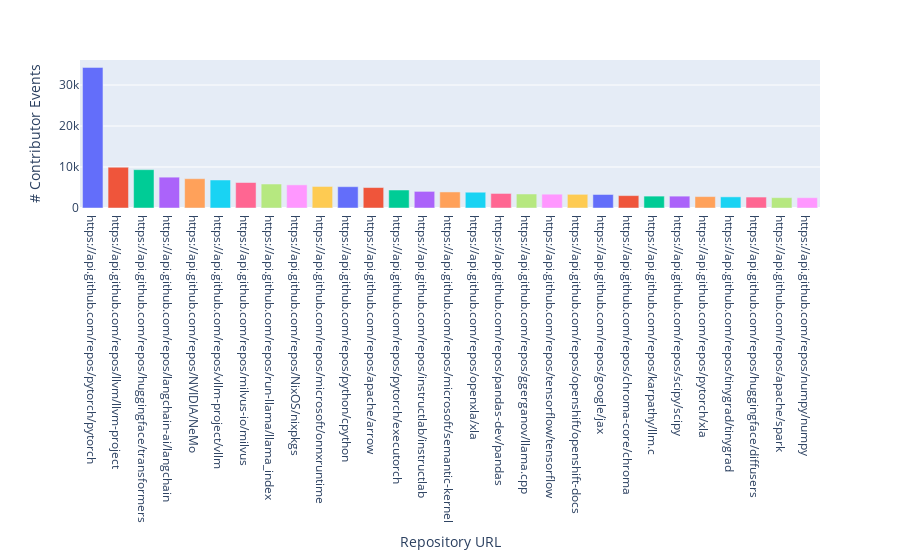

Notebook code cell kept with this figure:
### Code cell
df_fig_rec = repo_event_counts.to_frame().rename(columns={"repo_git": "count"})
print(df_fig_rec)
df_fig_rec = df_fig_rec[df_fig_rec["count"] > 2500]

fig_rec = px.bar(
    data_frame=df_fig_rec,
    color=df_fig_rec.index,
    labels={
                    "value": "# Contributor Events",
                    "repo_git": "Repository URL"
                },
)
fig_rec.update_layout(showlegend=False)
fig_rec.write_image("general_repository_eventcount.jpeg")
fig_rec

### Figure 1 — Plotly figure (JSON) as saved in the notebook; plotly's stock layout.template omitted (floating-point values rounded to 4 significant figures)
{"data": [{"alignmentgroup": "True", "hovertemplate": "Repository URL=%{x}<br># Contributor Events=%{y}<extra></extra>", "legendgroup": "https://api.github.com/repos/pytorch/pytorch", "marker": {"color": "#636efa", "pattern": {"shape": ""}}, "name": "https://api.github.com/repos/pytorch/pytorch", "offsetgroup": "https://api.github.com/repos/pytorch/pytorch", "orientation": "v", "showlegend": true, "textposition": "auto", "type": "bar", "x": ["https://api.github.com/repos/pytorch/pytorch"], "xaxis": "x", "y": [34299], "yaxis": "y"}, {"alignmentgroup": "True", "hovertemplate": "Repository URL=%{x}<br># Contributor Events=%{y}<extra></extra>", "legendgroup": "https://api.github.com/repos/llvm/llvm-project", "marker": {"color": "#EF553B", "pattern": {"shape": ""}}, "name": "https://api.github.com/repos/llvm/llvm-project", "offsetgroup": "https://api.github.com/repos/llvm/llvm-project", "orientation": "v", "showlegend": true, "textposition": "auto", "type": "bar", "x": ["https://api.github.com/repos/llvm/llvm-project"], "xaxis": "x", "y": [9943], "yaxis": "y"}, {"alignmentgroup": "True", "hovertemplate": "Repository URL=%{x}<br># Contributor Events=%{y}<extra></extra>", "legendgroup": "https://api.github.com/repos/huggingface/transformers", "marker": {"color": "#00cc96", "pattern": {"shape": ""}}, "name": "https://api.github.com/repos/huggingface/transformers", "offsetgroup": "https://api.github.com/repos/huggingface/transformers", "orientation": "v", "showlegend": true, "textposition": "auto", "type": "bar", "x": ["https://api.github.com/repos/huggingface/transformers"], "xaxis": "x", "y": [9352], "yaxis": "y"}, {"alignmentgroup": "True", "hovertemplate": "Repository URL=%{x}<br># Contributor Events=%{y}<extra></extra>", "legendgroup": "https://api.github.com/repos/langchain-ai/langchain", "marker": {"color": "#ab63fa", "pattern": {"shape": ""}}, "name": "https://api.github.com/repos/langchain-ai/langchain", "offsetgroup": "https://api.github.com/repos/langchain-ai/langchain", "orientation": "v", "showlegend": true, "textposition": "auto", "type": "bar", "x": ["https://api.github.com/repos/langchain-ai/langchain"], "xaxis": "x", "y": [7522], "yaxis": "y"}, {"alignmentgroup": "True", "hovertemplate": "Repository URL=%{x}<br># Contributor Events=%{y}<extra></extra>", "legendgroup": "https://api.github.com/repos/NVIDIA/NeMo", "marker": {"color": "#FFA15A", "pattern": {"shape": ""}}, "name": "https://api.github.com/repos/NVIDIA/NeMo", "offsetgroup": "https://api.github.com/repos/NVIDIA/NeMo", "orientation": "v", "showlegend": true, "textposition": "auto", "type": "bar", "x": ["https://api.github.com/repos/NVIDIA/NeMo"], "xaxis": "x", "y": [7150], "yaxis": "y"}, {"alignmentgroup": "True", "hovertemplate": "Repository URL=%{x}<br># Contributor Events=%{y}<extra></extra>", "legendgroup": "https://api.github.com/repos/vllm-project/vllm", "marker": {"color": "#19d3f3", "pattern": {"shape": ""}}, "name": "https://api.github.com/repos/vllm-project/vllm", "offsetgroup": "https://api.github.com/repos/vllm-project/vllm", "orientation": "v", "showlegend": true, "textposition": "auto", "type": "bar", "x": ["https://api.github.com/repos/vllm-project/vllm"], "xaxis": "x", "y": [6834], "yaxis": "y"}, {"alignmentgroup": "True", "hovertemplate": "Repository URL=%{x}<br># Contributor Events=%{y}<extra></extra>", "legendgroup": "https://api.github.com/repos/milvus-io/milvus", "marker": {"color": "#FF6692", "pattern": {"shape": ""}}, "name": "https://api.github.com/repos/milvus-io/milvus", "offsetgroup": "https://api.github.com/repos/milvus-io/milvus", "orientation": "v", "showlegend": true, "textposition": "auto", "type": "bar", "x": ["https://api.github.com/repos/milvus-io/milvus"], "xaxis": "x", "y": [6220], "yaxis": "y"}, {"alignmentgroup": "True", "hovertemplate": "Repository URL=%{x}<br># Contributor Events=%{y}<extra></extra>", "legendgroup": "https://api.github.com/repos/run-llama/llama_index", "marker": {"color": "#B6E880", "pattern": {"shape": ""}}, "name": "https://api.github.com/repos/run-llama/llama_index", "offsetgroup": "https://api.github.com/repos/run-llama/llama_index", "orientation": "v", "showlegend": true, "textposition": "auto", "type": "bar", "x": ["https://api.github.com/repos/run-llama/llama_index"], "xaxis": "x", "y": [5853], "yaxis": "y"}, {"alignmentgroup": "True", "hovertemplate": "Repository URL=%{x}<br># Contributor Events=%{y}<extra></extra>", "legendgroup": "https://api.github.com/repos/NixOS/nixpkgs", "marker": {"color": "#FF97FF", "pattern": {"shape": ""}}, "name": "https://api.github.com/repos/NixOS/nixpkgs", "offsetgroup": "https://api.github.com/repos/NixOS/nixpkgs", "orientation": "v", "showlegend": true, "textposition": "auto", "type": "bar", "x": ["https://api.github.com/repos/NixOS/nixpkgs"], "xaxis": "x", "y": [5639], "yaxis": "y"}, {"alignmentgroup": "True", "hovertemplate": "Repository URL=%{x}<br># Contributor Events=%{y}<extra></extra>", "legendgroup": "https://api.github.com/repos/microsoft/onnxruntime", "marker": {"color": "#FECB52", "pattern": {"shape": ""}}, "name": "https://api.github.com/repos/microsoft/onnxruntime", "offsetgroup": "https://api.github.com/repos/microsoft/onnxruntime", "orientation": "v", "showlegend": true, "textposition": "auto", "type": "bar", "x": ["https://api.github.com/repos/microsoft/onnxruntime"], "xaxis": "x", "y": [5251], "yaxis": "y"}, {"alignmentgroup": "True", "hovertemplate": "Repository URL=%{x}<br># Contributor Events=%{y}<extra></extra>", "legendgroup": "https://api.github.com/repos/python/cpython", "marker": {"color": "#636efa", "pattern": {"shape": ""}}, "name": "https://api.github.com/repos/python/cpython", "offsetgroup": "https://api.github.com/repos/python/cpython", "orientation": "v", "showlegend": true, "textposition": "auto", "type": "bar", "x": ["https://api.github.com/repos/python/cpython"], "xaxis": "x", "y": [5199], "yaxis": "y"}, {"alignmentgroup": "True", "hovertemplate": "Repository URL=%{x}<br># Contributor Events=%{y}<extra></extra>", "legendgroup": "https://api.github.com/repos/apache/arrow", "marker": {"color": "#EF553B", "pattern": {"shape": ""}}, "name": "https://api.github.com/repos/apache/arrow", "offsetgroup": "https://api.github.com/repos/apache/arrow", "orientation": "v", "showlegend": true, "textposition": "auto", "type": "bar", "x": ["https://api.github.com/repos/apache/arrow"], "xaxis": "x", "y": [4990], "yaxis": "y"}, {"alignmentgroup": "True", "hovertemplate": "Repository URL=%{x}<br># Contributor Events=%{y}<extra></extra>", "legendgroup": "https://api.github.com/repos/pytorch/executorch", "marker": {"color": "#00cc96", "pattern": {"shape": ""}}, "name": "https://api.github.com/repos/pytorch/executorch", "offsetgroup": "https://api.github.com/repos/pytorch/executorch", "orientation": "v", "showlegend": true, "textposition": "auto", "type": "bar", "x": ["https://api.github.com/repos/pytorch/executorch"], "xaxis": "x", "y": [4390], "yaxis": "y"}, {"alignmentgroup": "True", "hovertemplate": "Repository URL=%{x}<br># Contributor Events=%{y}<extra></extra>", "legendgroup": "https://api.github.com/repos/instructlab/instructlab", "marker": {"color": "#ab63fa", "pattern": {"shape": ""}}, "name": "https://api.github.com/repos/instructlab/instructlab", "offsetgroup": "https://api.github.com/repos/instructlab/instructlab", "orientation": "v", "showlegend": true, "textposition": "auto", "type": "bar", "x": ["https://api.github.com/repos/instructlab/instructlab"], "xaxis": "x", "y": [4053], "yaxis": "y"}, {"alignmentgroup": "True", "hovertemplate": "Repository URL=%{x}<br># Contributor Events=%{y}<extra></extra>", "legendgroup": "https://api.github.com/repos/microsoft/semantic-kernel", "marker": {"color": "#FFA15A", "pattern": {"shape": ""}}, "name": "https://api.github.com/repos/microsoft/semantic-kernel", "offsetgroup": "https://api.github.com/repos/microsoft/semantic-kernel", "orientation": "v", "showlegend": true, "textposition": "auto", "type": "bar", "x": ["https://api.github.com/repos/microsoft/semantic-kernel"], "xaxis": "x", "y": [3919], "yaxis": "y"}, {"alignmentgroup": "True", "hovertemplate": "Repository URL=%{x}<br># Contributor Events=%{y}<extra></extra>", "legendgroup": "https://api.github.com/repos/openxla/xla", "marker": {"color": "#19d3f3", "pattern": {"shape": ""}}, "name": "https://api.github.com/repos/openxla/xla", "offsetgroup": "https://api.github.com/repos/openxla/xla", "orientation": "v", "showlegend": true, "textposition": "auto", "type": "bar", "x": ["https://api.github.com/repos/openxla/xla"], "xaxis": "x", "y": [3846], "yaxis": "y"}, {"alignmentgroup": "True", "hovertemplate": "Repository URL=%{x}<br># Contributor Events=%{y}<extra></extra>", "legendgroup": "https://api.github.com/repos/pandas-dev/pandas", "marker": {"color": "#FF6692", "pattern": {"shape": ""}}, "name": "https://api.github.com/repos/pandas-dev/pandas", "offsetgroup": "https://api.github.com/repos/pandas-dev/pandas", "orientation": "v", "showlegend": true, "textposition": "auto", "type": "bar", "x": ["https://api.github.com/repos/pandas-dev/pandas"], "xaxis": "x", "y": [3548], "yaxis": "y"}, {"alignmentgroup": "True", "hovertemplate": "Repository URL=%{x}<br># Contributor Events=%{y}<extra></extra>", "legendgroup": "https://api.github.com/repos/ggerganov/llama.cpp", "marker": {"color": "#B6E880", "pattern": {"shape": ""}}, "name": "https://api.github.com/repos/ggerganov/llama.cpp", "offsetgroup": "https://api.github.com/repos/ggerganov/llama.cpp", "orientation": "v", "showlegend": true, "textposition": "auto", "type": "bar", "x": ["https://api.github.com/repos/ggerganov/llama.cpp"], "xaxis": "x", "y": [3418], "yaxis": "y"}, {"alignmentgroup": "True", "hovertemplate": "Repository URL=%{x}<br># Contributor Events=%{y}<extra></extra>", "legendgroup": "https://api.github.com/repos/tensorflow/tensorflow", "marker": {"color": "#FF97FF", "pattern": {"shape": ""}}, "name": "https://api.github.com/repos/tensorflow/tensorflow", "offsetgroup": "https://api.github.com/repos/tensorflow/tensorflow", "orientation": "v", "showlegend": true, "textposition": "auto", "type": "bar", "x": ["https://api.github.com/repos/tensorflow/tensorflow"], "xaxis": "x", "y": [3369], "yaxis": "y"}, {"alignmentgroup": "True", "hovertemplate": "Repository URL=%{x}<br># Contributor Events=%{y}<extra></extra>", "legendgroup": "https://api.github.com/repos/openshift/openshift-docs", "marker": {"color": "#FECB52", "pattern": {"shape": ""}}, "name": "https://api.github.com/repos/openshift/openshift-docs", "offsetgroup": "https://api.github.com/repos/openshift/openshift-docs", "orientation": "v", "showlegend": true, "textposition": "auto", "type": "bar", "x": ["https://api.github.com/repos/openshift/openshift-docs"], "xaxis": "x", "y": [3334], "yaxis": "y"}, {"alignmentgroup": "True", "hovertemplate": "Repository URL=%{x}<br># Contributor Events=%{y}<extra></extra>", "legendgroup": "https://api.github.com/repos/google/jax", "marker": {"color": "#636efa", "pattern": {"shape": ""}}, "name": "https://api.github.com/repos/google/jax", "offsetgroup": "https://api.github.com/repos/google/jax", "orientation": "v", "showlegend": true, "textposition": "auto", "type": "bar", "x": ["https://api.github.com/repos/google/jax"], "xaxis": "x", "y": [3295], "yaxis": "y"}, {"alignmentgroup": "True", "hovertemplate": "Repository URL=%{x}<br># Contributor Events=%{y}<extra></extra>", "legendgroup": "https://api.github.com/repos/chroma-core/chroma", "marker": {"color": "#EF553B", "pattern": {"shape": ""}}, "name": "https://api.github.com/repos/chroma-core/chroma", "offsetgroup": "https://api.github.com/repos/chroma-core/chroma", "orientation": "v", "showlegend": true, "textposition": "auto", "type": "bar", "x": ["https://api.github.com/repos/chroma-core/chroma"], "xaxis": "x", "y": [3022], "yaxis": "y"}, {"alignmentgroup": "True", "hovertemplate": "Repository URL=%{x}<br># Contributor Events=%{y}<extra></extra>", "legendgroup": "https://api.github.com/repos/karpathy/llm.c", "marker": {"color": "#00cc96", "pattern": {"shape": ""}}, "name": "https://api.github.com/repos/karpathy/llm.c", "offsetgroup": "https://api.github.com/repos/karpathy/llm.c", "orientation": "v", "showlegend": true, "textposition": "auto", "type": "bar", "x": ["https://api.github.com/repos/karpathy/llm.c"], "xaxis": "x", "y": [2901], "yaxis": "y"}, {"alignmentgroup": "True", "hovertemplate": "Repository URL=%{x}<br># Contributor Events=%{y}<extra></extra>", "legendgroup": "https://api.github.com/repos/scipy/scipy", "marker": {"color": "#ab63fa", "pattern": {"shape": ""}}, "name": "https://api.github.com/repos/scipy/scipy", "offsetgroup": "https://api.github.com/repos/scipy/scipy", "orientation": "v", "showlegend": true, "textposition": "auto", "type": "bar", "x": ["https://api.github.com/repos/scipy/scipy"], "xaxis": "x", "y": [2894], "yaxis": "y"}, {"alignmentgroup": "True", "hovertemplate": "Repository URL=%{x}<br># Contributor Events=%{y}<extra></extra>", "legendgroup": "https://api.github.com/repos/pytorch/xla", "marker": {"color": "#FFA15A", "pattern": {"shape": ""}}, "name": "https://api.github.com/repos/pytorch/xla", "offsetgroup": "https://api.github.com/repos/pytorch/xla", "orientation": "v", "showlegend": true, "textposition": "auto", "type": "bar", "x": ["https://api.github.com/repos/pytorch/xla"], "xaxis": "x", "y": [2785], "yaxis": "y"}, {"alignmentgroup": "True", "hovertemplate": "Repository URL=%{x}<br># Contributor Events=%{y}<extra></extra>", "legendgroup": "https://api.github.com/repos/tinygrad/tinygrad", "marker": {"color": "#19d3f3", "pattern": {"shape": ""}}, "name": "https://api.github.com/repos/tinygrad/tinygrad", "offsetgroup": "https://api.github.com/repos/tinygrad/tinygrad", "orientation": "v", "showlegend": true, "textposition": "auto", "type": "bar", "x": ["https://api.github.com/repos/tinygrad/tinygrad"], "xaxis": "x", "y": [2720], "yaxis": "y"}, {"alignmentgroup": "True", "hovertemplate": "Repository URL=%{x}<br># Contributor Events=%{y}<extra></extra>", "legendgroup": "https://api.github.com/repos/huggingface/diffusers", "marker": {"color": "#FF6692", "pattern": {"shape": ""}}, "name": "https://api.github.com/repos/huggingface/diffusers", "offsetgroup": "https://api.github.com/repos/huggingface/diffusers", "orientation": "v", "showlegend": true, "textposition": "auto", "type": "bar", "x": ["https://api.github.com/repos/huggingface/diffusers"], "xaxis": "x", "y": [2669], "yaxis": "y"}, {"alignmentgroup": "True", "hovertemplate": "Repository URL=%{x}<br># Contributor Events=%{y}<extra></extra>", "legendgroup": "https://api.github.com/repos/apache/spark", "marker": {"color": "#B6E880", "pattern": {"shape": ""}}, "name": "https://api.github.com/repos/apache/spark", "offsetgroup": "https://api.github.com/repos/apache/spark", "orientation": "v", "showlegend": true, "textposition": "auto", "type": "bar", "x": ["https://api.github.com/repos/apache/spark"], "xaxis": "x", "y": [2526], "yaxis": "y"}, {"alignmentgroup": "True", "hovertemplate": "Repository URL=%{x}<br># Contributor Events=%{y}<extra></extra>", "legendgroup": "https://api.github.com/repos/numpy/numpy", "marker": {"color": "#FF97FF", "pattern": {"shape": ""}}, "name": "https://api.github.com/repos/numpy/numpy", "offsetgroup": "https://api.github.com/repos/numpy/numpy", "orientation": "v", "showlegend": true, "textposition": "auto", "type": "bar", "x": ["https://api.github.com/repos/numpy/numpy"], "xaxis": "x", "y": [2516], "yaxis": "y"}], "layout": {"barmode": "relative", "legend": {"title": {"text": "Repository URL"}, "tracegroupgap": 0}, "margin": {"t": 60}, "showlegend": false, "xaxis": {"anchor": "y", "categoryarray": ["https://api.github.com/repos/pytorch/pytorch", "https://api.github.com/repos/llvm/llvm-project", "https://api.github.com/repos/huggingface/transformers", "https://api.github.com/repos/langchain-ai/langchain", "https://api.github.com/repos/NVIDIA/NeMo", "https://api.github.com/repos/vllm-project/vllm", "https://api.github.com/repos/milvus-io/milvus", "https://api.github.com/repos/run-llama/llama_index", "https://api.github.com/repos/NixOS/nixpkgs", "https://api.github.com/repos/microsoft/onnxruntime", "https://api.github.com/repos/python/cpython", "https://api.github.com/repos/apache/arrow", "https://api.github.com/repos/pytorch/executorch", "https://api.github.com/repos/instructlab/instructlab", "https://api.github.com/repos/microsoft/semantic-kernel", "https://api.github.com/repos/openxla/xla", "https://api.github.com/repos/pandas-dev/pandas", "https://api.github.com/repos/ggerganov/llama.cpp", "https://api.github.com/repos/tensorflow/tensorflow", "https://api.github.com/repos/openshift/openshift-docs", "https://api.github.com/repos/google/jax", "https://api.github.com/repos/chroma-core/chroma", "https://api.github.com/repos/karpathy/llm.c", "https://api.github.com/repos/scipy/scipy", "https://api.github.com/repos/pytorch/xla", "https://api.github.com/repos/tinygrad/tinygrad", "https://api.github.com/repos/huggingface/diffusers", "https://api.github.com/repos/apache/spark", "https://api.github.com/repos/numpy/numpy"], "categoryorder": "array", "domain": [0, 1], "title": {"text": "Repository URL"}}, "yaxis": {"anchor": "x", "domain": [0, 1], "title": {"text": "# Contributor Events"}}}}
